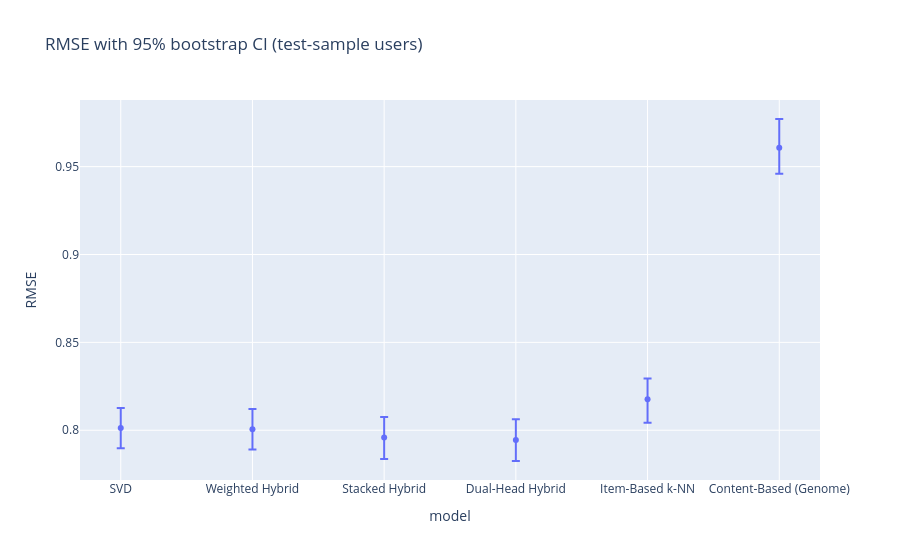

Notebook code for this chart:
### Markdown cell above
## E. Bootstrap confidence intervals on RMSE

### Code cell
from hybrid_recsys.evaluation.report import bootstrap_ci

cand_models = [m for m in ["SVD", "Weighted Hybrid", "Stacked Hybrid", "Dual-Head Hybrid",
                           "Item-Based k-NN", "Content-Based (Genome)"] if m in RATE_FN]
boot = []
for name in cand_models:
    fn = RATE_FN[name]
    p = np.array([fn(r.userId, r.movieId) for r in test_sample.itertuples()])
    se = (test_sample["rating"].to_numpy() - p) ** 2
    pt, lo, hi = bootstrap_ci(se, n_boot=500, agg="rmse", random_state=RANDOM_STATE)
    boot.append({"model": name, "RMSE": pt, "CI_low": lo, "CI_high": hi})
bdf = pd.DataFrame(boot)
display(bdf)
fig = px.scatter(bdf, x="model", y="RMSE",
                 error_y=bdf["CI_high"] - bdf["RMSE"], error_y_minus=bdf["RMSE"] - bdf["CI_low"],
                 title="RMSE with 95% bootstrap CI (test-sample users)")
save_fig(fig, "21_bootstrap_rmse")

### Figure 1 — Plotly figure (JSON) as saved in the notebook; plotly's stock layout.template omitted (floating-point values rounded to 4 significant figures)
{"data": [{"error_y": {"array": [0.0114, 0.0115, 0.0117, 0.0118, 0.0119, 0.0163], "arrayminus": [0.0116, 0.0116, 0.0123, 0.012, 0.0133, 0.0148]}, "hovertemplate": "model=%{x}<br>RMSE=%{y}<extra></extra>", "legendgroup": "", "marker": {"color": "#636efa", "symbol": "circle"}, "mode": "markers", "name": "", "orientation": "v", "showlegend": false, "type": "scatter", "x": ["SVD", "Weighted Hybrid", "Stacked Hybrid", "Dual-Head Hybrid", "Item-Based k-NN", "Content-Based (Genome)"], "xaxis": "x", "y": [0.8013, 0.8006, 0.7959, 0.7945, 0.8176, 0.9608], "yaxis": "y"}], "layout": {"legend": {"tracegroupgap": 0}, "title": {"text": "RMSE with 95% bootstrap CI (test-sample users)"}, "xaxis": {"anchor": "y", "domain": [0, 1], "title": {"text": "model"}}, "yaxis": {"anchor": "x", "domain": [0, 1], "title": {"text": "RMSE"}}}}
